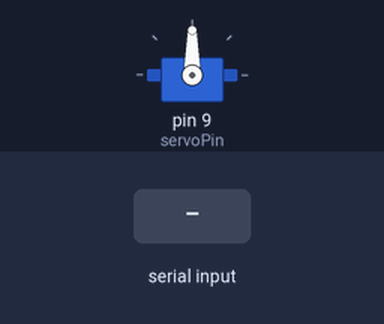
A sketch run on a simulated Arduino Uno, built with avr-gcc and run on an emulated ATmega328P. Parts: servo. The test bench sets the inputs (shaded band).

Above: at 1.2 s.
1.3 s: "H" received over Serial
At 3.8 s:
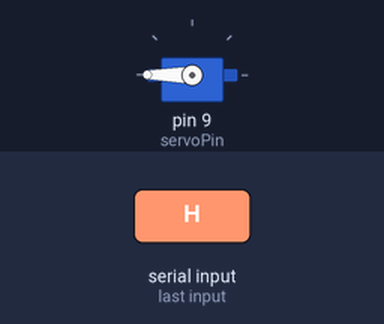
Timing chart, 0 to 5.3 s (numbered marks = the images above; inputs shaded):
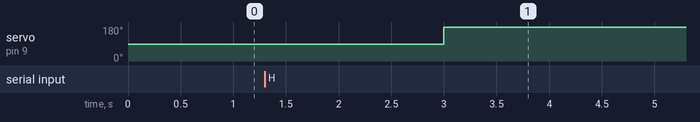

The sketch:

servo.ino
```cpp
#include <Servo.h>

// Create a Servo object
Servo servoMotor;

// Define the pin to which your servo motor is connected
const int servoPin = 9; // Change this to the pin your servo motor is connected to
int incomingByte;

void setup() {
  // Attach the servo to the pin
  servoMotor.attach(servoPin);
  Serial.begin(9600);
}

void loop() {
  // Rotate the servo motor to a specific angle
  if (Serial.available() > 0) {
    incomingByte = Serial.read();
    if (incomingByte == 'H') {
      servoMotor.write(180);
    }
  }
  delay(3000); // Delay to avoid reading the motion sensor too frequently
}
```

Measured:
- after the input at 1.3 s, servo on pin 9 (servoPin): 90° → 180° after 1.7 s
